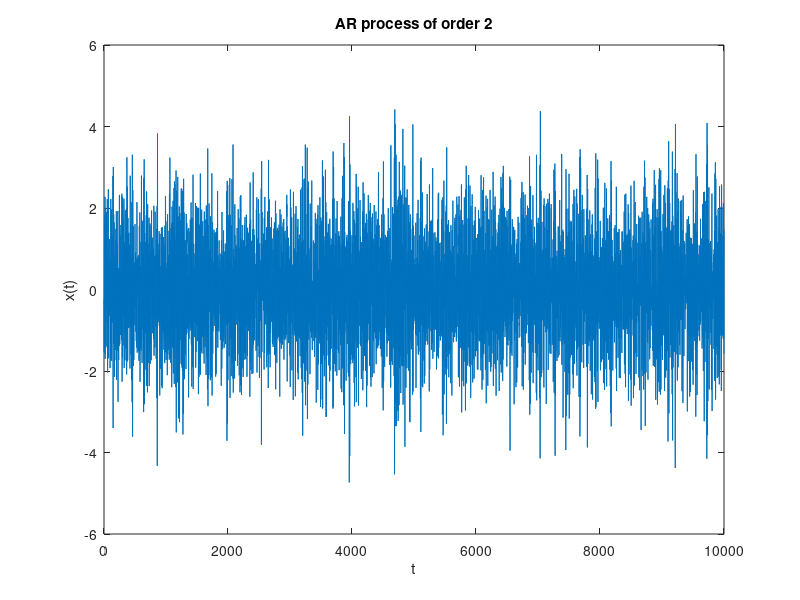
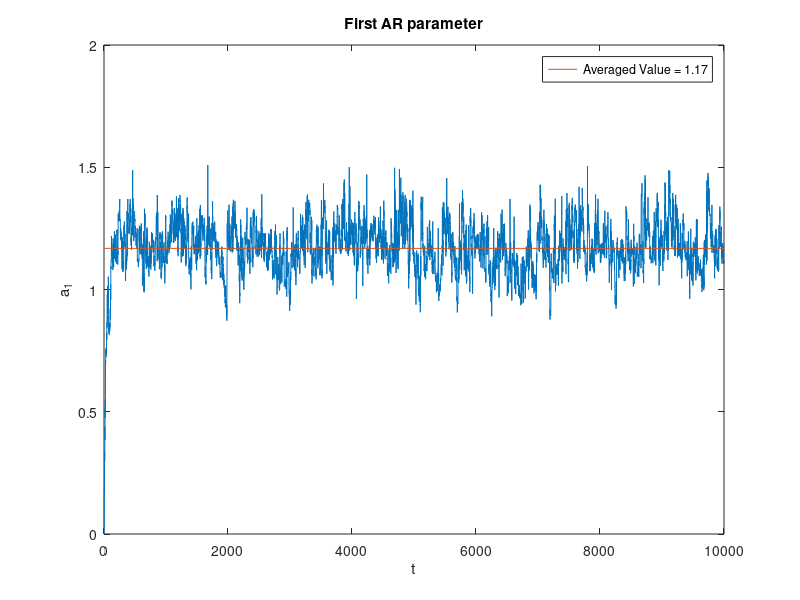
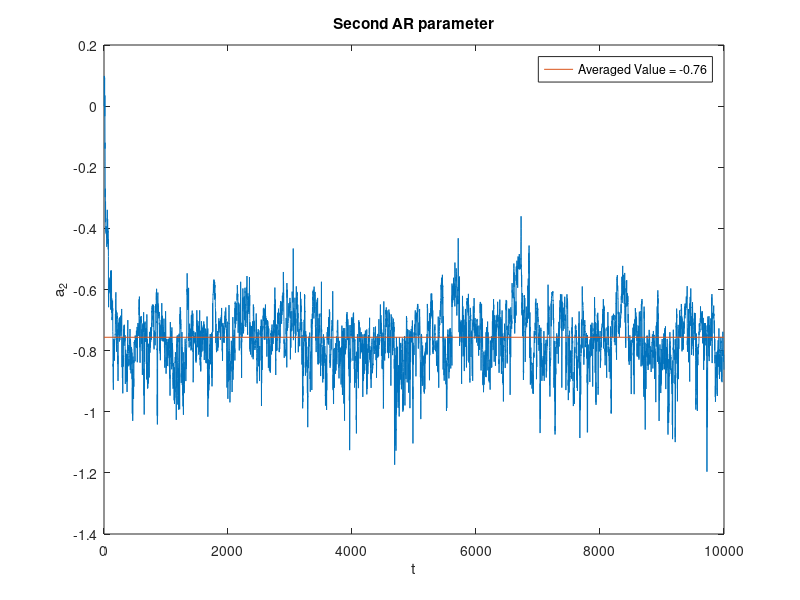
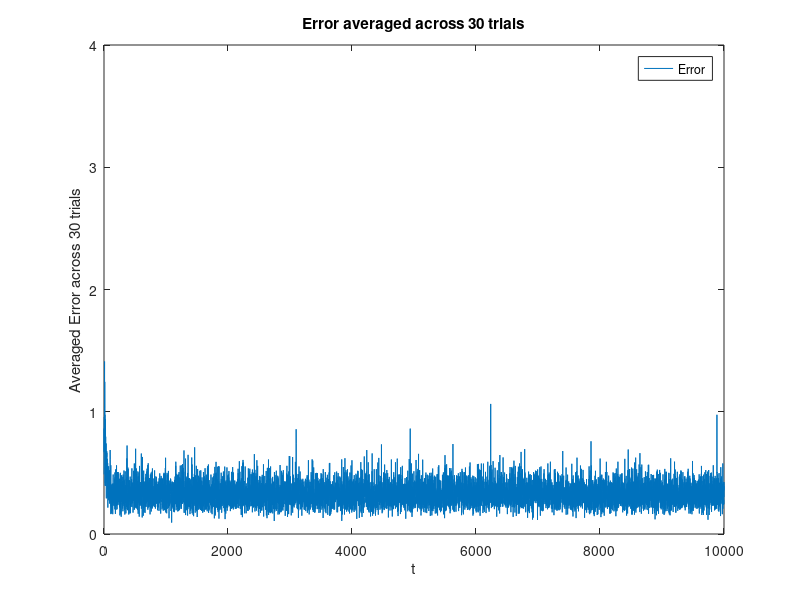

Recreate these plots in MATLAB, in order.
%{
    Author: Sai Himal Allu
    Course: ECN-614
    Instructor: Dr Debashis Ghosh
    Email: sallu@ec.iitr.ac.in

    The following module is intended to be a part of the solution set to an ECN-614 
    assignement that was undertaken by the author as a part of his regular coursework 
    for Spring 2020 semester. Duplication of any part of this assignment without the 
    prior permission of the author is strictly prohibited.
%}

%{
    Question:
        Given the input x[n], an LMS filter is used to recursively estimate the unknown AR
        parameters a 1 and a2 . Write a MATLAB program for the same.

        Generate a sequence of 10,000 samples of x [n], 1 ≤ n ≤ 10,000, taking a 1 = 1.2,
        a2 = −0.8 and σ w2 = 0.3. Assume x[n] = 0 for all n < 1. Using this x [n] as input and
        starting with zero initial parameter values, i.e., a1[1] = 0 and a2 [1] = 0, run the above
        program with step-size parameter μ = 0.05. Plot the estimated parameter values a1[n]
        and a 2 [n] as a function of the iteration number n.

        Repeat the above for 10 trials using different noise sequences. Hence, plot the learning
        curve for the average MSE by averaging over these 10 trials. Comment on your results.
%}

%{
    Solution Idea:
        The AR process given in the assignment can be interpreted to be a forward prediction 
        filter. In such a scenario, we need to predict future values of the AR process using 
        the values that had been encountered by the algorithm so far. This solution set is 
        implemented basing off this idea. 

%}

clear all;
clc;
clf;

T     = 10002;                                                         		%Pad the observations with initial values
a1    = 1.2;                                                           		%Value of a1 (coefficient on x(t-1))
a2    = -0.8;                                                          		%Value of a2 (coefficient on x(t-2))
sigma = sqrt(0.3);                                                     		%Value of the s.d. of the error term
mu_e  = 0;                                                             		%Value of the mean of the error term
nu = 0.05;                                                             		%Step size parameter
num_trials = 30;

MSE_10 = zeros(num_trials, 1);
error_iter = zeros(T-2, num_trials);

for iteration_count=1:num_trials;                                           %Iteration count to carry out 10 trials of this experiment
    
    %Generating the input to the LMS filter
    x = ones(T, 1);                                                         %Initialize the input array
    x(1) = 0;                                                              	%Initialize the first value of the input array to 0
    x(2) = 0;                                                              	%Initialize the second value of the input array to 0 
    eps  = normrnd(mu_e, sigma, T, 1);                                    	%White Gaussian Noice of 0 mean and variance = 0.3 

    for t=3:T;                                                             	%Start the loop running from obs. 3 to 10002 
        x(t) = a1 * x(t-1) + a2 * x(t-2) + eps(t-2);                       	%Generate the auto-regressive process of order 2
    end

    disp_x = x; 
    disp_x(1) = [];
    disp_x(1) = []; 

    %Plot the autoregressive process of order 2
    if iteration_count == 1
        figure (1);
        plot(disp_x);
        title('AR process of order 2');
        xlabel('t');
        ylabel('x(t)');
    end 

    %Implementing the LMS algorithm

    %Initialize the AR parameters
    a_hat = zeros(T-1, 2);

                                                                        %Run this loop for the 10000 samples that were generated by the AR process
    for t=3:T;                                                          %Run this loop for the 10000 samples generated by the input
        error_iter(t-2, iteration_count) = x(t) ... 
        - (a_hat(t-2, 1:2) * x(t-2:t-1));        						

        a_hat(t-1, 1:2) = a_hat(t-2, 1:2) ...							%Calculate the error between the predicted value and the actual value
        + nu * x(t-2:t-1)' * error_iter(t-2, iteration_count);  		%Update rule for the LMS algorithm
    end

    %tf = isequal(error_iter(:, 1), error_iter(:, 2));
	%disp(tf);
    
    MSE_10(iteration_count) = (1/10000) * ...
    norm(error_iter(:, iteration_count), 2) ^ 2;               			%Calculate the MSE for this particular iteration
    
    a_hat(1, :) = [];
    
    %Plot the first AR parameter for the first iteration only
    if iteration_count == 1                     
        average_value_ar1 = mean(a_hat(:, 2));
        figure(2);
        ha = plot(a_hat(:, 2)); hold on;                                %Initial value of a1 is not plotted for the sake of this assignment
        hb = plot(xlim, average_value_ar1*[1 1]); hold off; 
        gravstr1 = sprintf('Averaged Value = %.2f',average_value_ar1);
        legend([hb], gravstr1);
        title('First AR parameter'); 
        xlabel('t');
        ylabel('a_1'); 
    end

    %Plot the second AR parameter for the first iteration only
    if iteration_count == 1
        average_value_ar2 = mean(a_hat(:, 1));        
        figure(3);
        hc = plot(a_hat(:, 1)); hold on;                                %Initial value of a2 is not plotted for the sake of this assignment 
        hd = plot(xlim, average_value_ar2*[1 1]); hold off;  
        gravstr2 = sprintf('Averaged Value = %.2f',average_value_ar2);
        legend([hd], gravstr2);
        title('Second AR parameter'); 
        xlabel('t');
        ylabel('a_2');  
    end
end

%Plot the error signal across the 10 trials
figure(4);
he = plot(1/30 * sum(error_iter.^2, 2)); 
title('Error averaged across 30 trials');
xlabel('t');
ylabel('Averaged Error across 30 trials');
legend([he], 'Error')
ylim([0, 4]); 
set(gca,'ytick',[0:1:4]);

%Plot the MSE values
figure(5); 
hf = plot(MSE_10); 
title('MSE averaged over 30 trials');
xlabel('Iteration Number'); 
ylabel('Mean Sqauared Error');
legend([hf], 'MSE'); 
figure(5); 